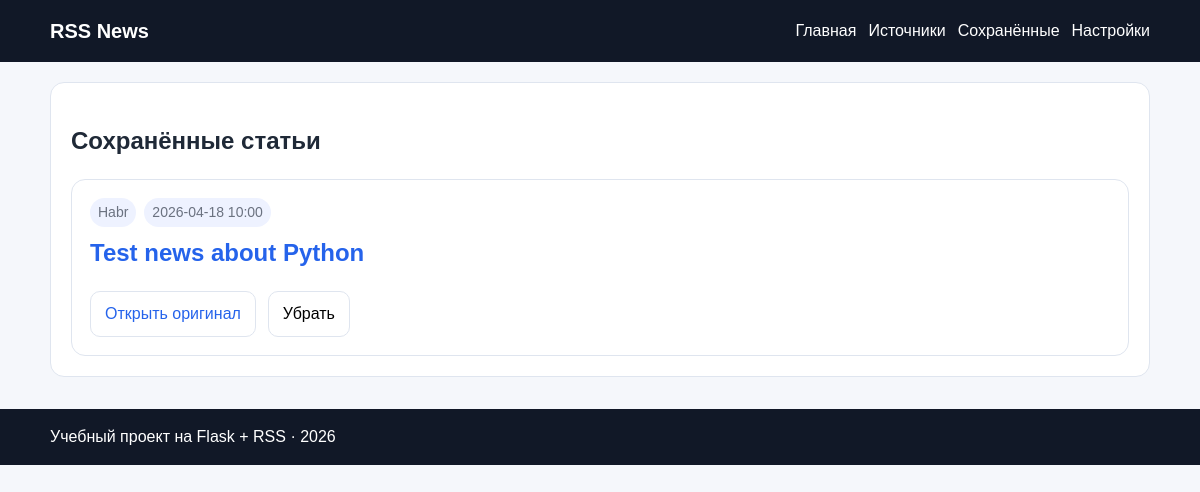
The app's page /saved with its own data.
### tables this page shows
CREATE TABLE news_items (
                id TEXT PRIMARY KEY,
                source_id INTEGER NOT NULL,
                title TEXT NOT NULL,
                summary TEXT,
                link TEXT NOT NULL UNIQUE,
                published_at TEXT,
                author TEXT,
                category TEXT,
                fetched_at TEXT NOT NULL DEFAULT CURRENT_TIMESTAMP,
                saved INTEGER NOT NULL DEFAULT 0,
                FOREIGN KEY(source_id) REFERENCES sources(id)
            );

CREATE TABLE sources (
                id INTEGER PRIMARY KEY AUTOINCREMENT,
                name TEXT NOT NULL,
                rss_url TEXT NOT NULL UNIQUE,
                category TEXT DEFAULT 'Общее',
                is_active INTEGER NOT NULL DEFAULT 1,
                created_at TEXT NOT NULL DEFAULT CURRENT_TIMESTAMP
            );

### news_app/web.py (the view)
    @app.route("/saved")
    def saved_page():
        with get_connection() as conn:
            items = conn.execute(
                """
                SELECT news_items.*, sources.name AS source_name
                FROM news_items
                JOIN sources ON sources.id = news_items.source_id
                WHERE news_items.saved = 1
                ORDER BY COALESCE(news_items.published_at, news_items.fetched_at) DESC
                """
            ).fetchall()
        return render_template("saved.html", items=items)

### news_app/db.py (called while the page is built)
def get_connection() -> sqlite3.Connection:
    conn = sqlite3.connect(DATABASE_PATH)
    conn.row_factory = sqlite3.Row
    return conn

### news_app/templates/saved.html (shortened to what this page needs)
{% extends 'base.html' %}
{% block content %}
<section class="panel">
  <h1>Сохранённые статьи</h1>
  {% if items %}
    <div class="news-list">
      {% for item in items %}
        <article class="card">
          <div class="card-meta">
            <span>{{ item.source_name }}</span>
            {% if item.published_at %}<span>{{ item.published_at[:16].replace('T', ' ') }}</span>{% endif %}
          </div>
          <h2><a href="{{ url_for('article_detail', item_id=item.id) }}">{{ item.title }}</a></h2>
          <div class="card-actions">
            <a class="btn" href="{{ item.link }}" target="_blank" rel="noopener">Открыть оригинал</a>
            <form method="post" action="{{ url_for('saved_toggle', item_id=item.id) }}">
              <button class="btn" type="submit">Убрать</button>
            </form>
          </div>
        </article>
      {% endfor %}
    </div>
  {% else %}
    <p>Сохранённых статей пока нет.</p>
  {% endif %}
</section>
{% endblock %}

### news_app/static/style.css (style rules this page uses)
:root { --bg: #f5f7fb; --panel: #ffffff; --border: #dfe5ef; --text: #1f2937; --muted: #6b7280; --primary: #2563eb; --primary-dark: #1e40af; --success: #166534; --error: #991b1b; }
* { box-sizing: border-box; }
body { margin: 0; font-family: Arial, sans-serif; background: var(--bg); color: var(--text); line-height: 1.5; }
a { color: var(--primary); text-decoration: none; }
.hero, .panel { background: var(--panel); border: 1px solid var(--border); border-radius: 14px; padding: 20px; margin-top: 20px; }
.filters, .card-actions, .source-item, .grid-two { display: flex; gap: 12px; }
input, select, button { font: inherit; }
.btn { display: inline-block; padding: 10px 14px; border-radius: 10px; border: 1px solid var(--border); background: #fff; cursor: pointer; }
.news-list { display: grid; gap: 16px; margin-top: 20px; }
.card { background: var(--panel); border: 1px solid var(--border); border-radius: 14px; padding: 18px; }
.card h2, .article-detail h1 { margin-top: 8px; }
.card-meta { display: flex; flex-wrap: wrap; gap: 8px; color: var(--muted); font-size: 14px; }
.card-meta span { background: #eef2ff; padding: 4px 8px; border-radius: 999px; }

### records on screen
news_items: source_name "Habr", published_at "2026-04-18 10:00", title "Test news about Python"
